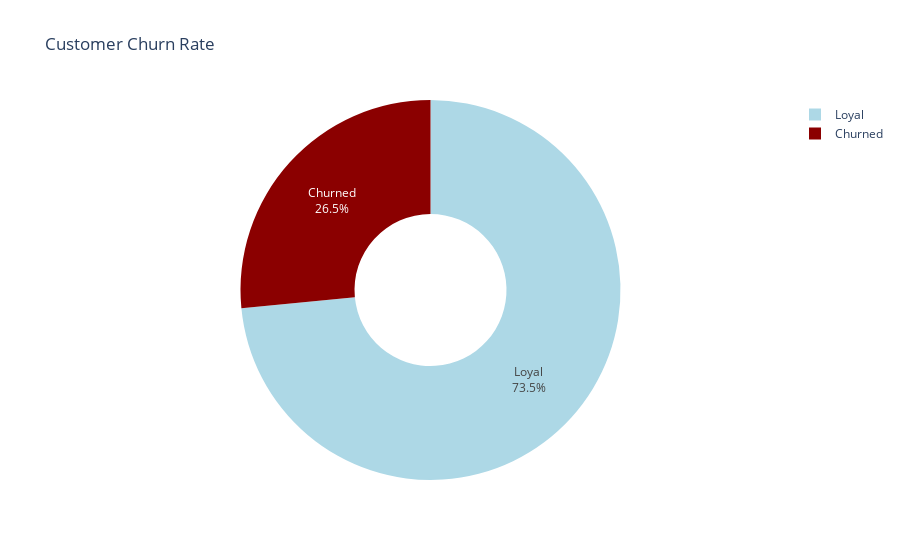

This figure's notebook cell:
### Code cell
# Map churn values to labels
df['Churn_Label'] = df['Churn'].map({0: 'Loyal', 1: 'Churned'})

import plotly.express as px

# Create pie chart
fig = px.pie(
    df,
    names='Churn_Label',
    title='Customer Churn Rate',
    color='Churn_Label',
    color_discrete_map={'Loyal': 'lightblue', 'Churned': 'darkred'},
    hole=0.4
)
fig.update_traces(textinfo='percent+label')
fig.show()

### Figure 1 — Plotly figure (JSON) as saved in the notebook; plotly's stock layout.template omitted (floating-point values rounded to 4 significant figures; data arrays with more than 128 entries replaced by an {"elided": "..."} marker saying what was removed)
{"data": [{"customdata": {"elided": "7043x1 str values"}, "domain": {"x": [0, 1], "y": [0, 1]}, "hole": 0.4, "hovertemplate": "Churn_Label=%{customdata[0]}<extra></extra>", "labels": {"elided": "7043 str values"}, "legendgroup": "", "marker": {"colors": {"elided": "7043 str values"}}, "name": "", "showlegend": true, "textinfo": "percent+label", "type": "pie"}], "layout": {"legend": {"tracegroupgap": 0}, "title": {"text": "Customer Churn Rate"}}}
